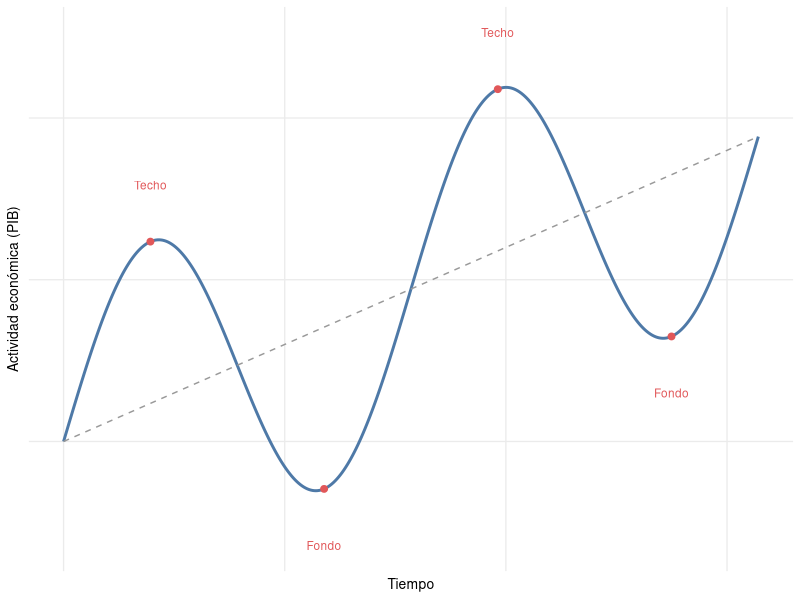

This chart was generated by the following R code:
## ---- chunk 1
#| label: setup
#| include: false
library(ggplot2)
library(knitr)
library(kableExtra)
## ---- chunk 2
#| label: fig-ciclo
#| fig-cap: "Las fases del ciclo económico"
#| fig-pos: 'H'
#| fig-width: 6
#| fig-height: 3.8
#| fig-align: center

t <- seq(0, 4 * pi, length.out = 400)
tendencia <- 0.15 * t
ciclo <- sin(t) + tendencia

df_ciclo <- data.frame(t = t, y = ciclo, tendencia = tendencia)

fases_x <- c(pi/2, 3*pi/2, 5*pi/2, 7*pi/2)
fases_y <- sin(fases_x) + 0.15 * fases_x
fases_lab <- c("Techo", "Fondo", "Techo", "Fondo")

ggplot(df_ciclo, aes(x = t, y = y)) +
  geom_line(color = "#4E79A7", linewidth = 1) +
  geom_line(aes(y = tendencia), color = "grey60", linetype = "dashed") +
  annotate("point", x = fases_x, y = fases_y, color = "#E15759", size = 2) +
  annotate("text", x = fases_x, y = fases_y + c(0.35, -0.35, 0.35, -0.35),
           label = fases_lab, size = 3, color = "#E15759") +
  labs(x = "Tiempo", y = "Actividad económica (PIB)") +
  theme_minimal(base_size = 10) +
  theme(panel.grid.minor = element_blank(),
        axis.text = element_blank())
## ---- chunk 3
#| label: tbl-ciclos-tipos
#| tbl-cap: "Efectos de los ciclos económicos según su origen"

df_ciclos <- data.frame(
  Tipo = c("Expansión de demanda", "Expansión de oferta", "Recesión de demanda", "Recesión de oferta"),
  PIB  = c("Aumenta", "Aumenta", "Disminuye", "Disminuye"),
  Empleo = c("Aumenta", "Aumenta", "Disminuye", "Disminuye"),
  Precios = c("Suben (inflación)", "Bajan o se estabilizan", "Bajan o se estabilizan",
              "Suben (estanflación)")
)

kable(df_ciclos, format = if (knitr::is_latex_output()) "latex" else "html", booktabs = TRUE,
      col.names = c("Tipo de ciclo", "PIB", "Empleo", "Precios")) |>
  kable_styling(full_width = FALSE, bootstrap_options = c("striped", "hover"),
                latex_options = c("scale_down", "hold_position"))
